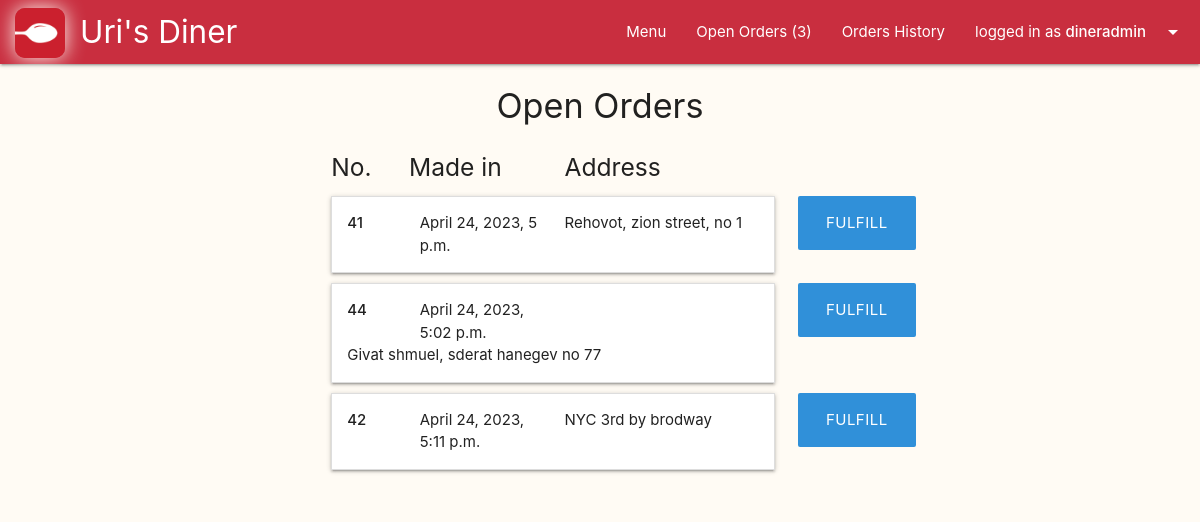
/backoffice/orders/ (signed in), run on the app's committed database.
### main/models.py (models this page shows, shortened)
class Cart(models.Model):
    user = models.ForeignKey(User, on_delete=models.CASCADE, blank=False)
    @property
    def total_to_pay(self):
        total = sum(item.item_total for item in self.item_set.all())
        return total

class Delivery(models.Model):
    is_delivered = models.BooleanField(default=False)
    address = models.CharField(max_length=200, blank=False)
    comment = models.CharField(max_length=500, blank=True)
    created = models.DateTimeField(auto_now_add=True)
    order = models.OneToOneField(Cart, primary_key=True, on_delete=models.CASCADE)

### backoffice/views.py (the view)
# urls.py: path('orders/', views.manage_orders, name="manage_orders"),
@staff_member_required(login_url='backoffice_login')
def manage_orders(request):
    orders_list = sorted(Cart.objects.filter(delivery__is_delivered=False), key=lambda order: order.delivery.created)
    if request.method == 'POST':
        fulfilled_order = Delivery.objects.get(order_id=request.POST['order_id'])
        fulfilled_order.is_delivered = True
        fulfilled_order.save()
        return redirect('manage_orders')
    return render(request, 'backoffice/manage_orders.html', {'orders_list':orders_list})

### main/context_processors.py (called while the page is built)
def site_wide_data(request):
    data = {}
    try:
        data.update({'open_orders_number' : len(Cart.objects.filter(delivery__is_delivered=False))})
    except:
        pass
    try:
        data.update({'my_open_orders_number' : len(Delivery.objects.filter(order__user=request.user).filter(is_delivered=False))})
    except:
        pass
    try:
        data.update({'my_cart_items_number' : len(User.objects.get(id=request.user.id).cart_set.last().item_set.all())})
    except:
        pass
    return data

### main/models.py (called while the page is built)
    @property
    def item_total(self):
        total = self.amount * self.dish.price
        return total

### backoffice/templates/backoffice/manage_orders.html (shortened to what this page needs)
{% extends 'layouts/backoffice.html' %}
{% block backoffice-content %}
<div class="center-align">
  <h4>Open Orders</h4>
</div>
<div class="row">
  <div class="col l8 offset-l2">
    <div class="row no-bottom-margin">
      <div class="col l10">
        <div class="row no-bottom-margin">
          <div class="col l2">
            <h5>No.</h5>
          </div>
          <div class="col l4">
            <h5>Made in</h5>
          </div>
          <div class="col">
            <h5>Address</h5>
          </div>
        </div>
      </div>
    </div>
    {% for order in orders_list %}
      <div class="row no-bottom-margin">
        <div class="col l10">
          <ul class="collapsible no-bottom-margin fulfill-item">
            <li>
              <div class="collapsible-header not-flex">
                <div class="row no-bottom-margin">
                  <div class="col l2">
                    <div>
                      <strong>{{order.delivery.order_id}}</strong>
                    </div>
                  </div>
                  <div class="col l4">
                    <div>{{order.delivery.created}}</div>
                  </div>
                  <div class="col">
                    <div>{{order.delivery.address}}</div>
                  </div>
                </div>
              </div>
            </li>
          </ul>
        </div>
        <div class="col l2">
          <form class="fulfill-item" action="{% url 'manage_orders' %}" method="POST">
            <input class="btn btn-large" type="submit" value="fulfill">
          </form>
        </div>
      </div>
    {% endfor %}
  </div>
</div>
{% endblock backoffice-content %}

### templates/common/navbar.html (shortened to what this page needs)
{% load static %}
<nav>
  <div class="nav-wrapper">
    <a href="{% url 'main' %}" class="brand-logo" style="left: 80px">
      <img class="logo-icon" src="{% static 'images/icon.webp' %}">
       Uri's Diner
      </a>
    <ul class="right">
      <li><a href="{% url 'menu_all_categories' %}">Menu</a></li>
      {% if request.user.username %}
      {% if request.user.is_staff == True %}
      <li><a href="{% url 'manage_orders' %}">Open Orders
          ({{open_orders_number}})</a></li>
      <li><a href="{% url 'show_orders_history' %}">Orders History</a></li>
      {% endif %}
      <li><a class="dropdown-trigger" href="#!"
          data-target="user-dropdown">logged in as
          <strong>{{request.user.username}}</strong><i
            class="material-icons right">arrow_drop_down</i></a></li>
      {% else %}
      <li><a href="{% url 'user_login' %}">Log In</a></li>
      <li><a href="{% url 'user_signup' %}">Sign up</a></li>
      {% endif %}
    </ul>
  </div>
</nav>

### static/css/custom.css (style rules this page uses)
body { background-color: #fffbf4; }
.logo-icon { height: 50px; position: absolute; top: 8px; left: -65px; box-shadow: 0px 0px 20px #fffbf4; border-radius: 20%; }
.not-flex { display: block; }
.no-bottom-margin { margin-bottom: 0px; }
.fulfill-item { margin-top: 5px; margin-bottom: 5px; }

### data on the page
Cart: delivery.order_id "41", delivery.created "April 24, 2023, 5 p.m.", delivery.address "Rehovot, zion street, no 1"
Cart: delivery.order_id "44", delivery.created "April 24, 2023, 5:02 p.m.", delivery.address "Givat shmuel, sderat hanegev no 77"
Cart: delivery.order_id "42", delivery.created "April 24, 2023, 5:11 p.m.", delivery.address "NYC 3rd by brodway"

### other printed values
{{ open_orders_number }} "3"
{{ request.user.username }} "dineradmin"
